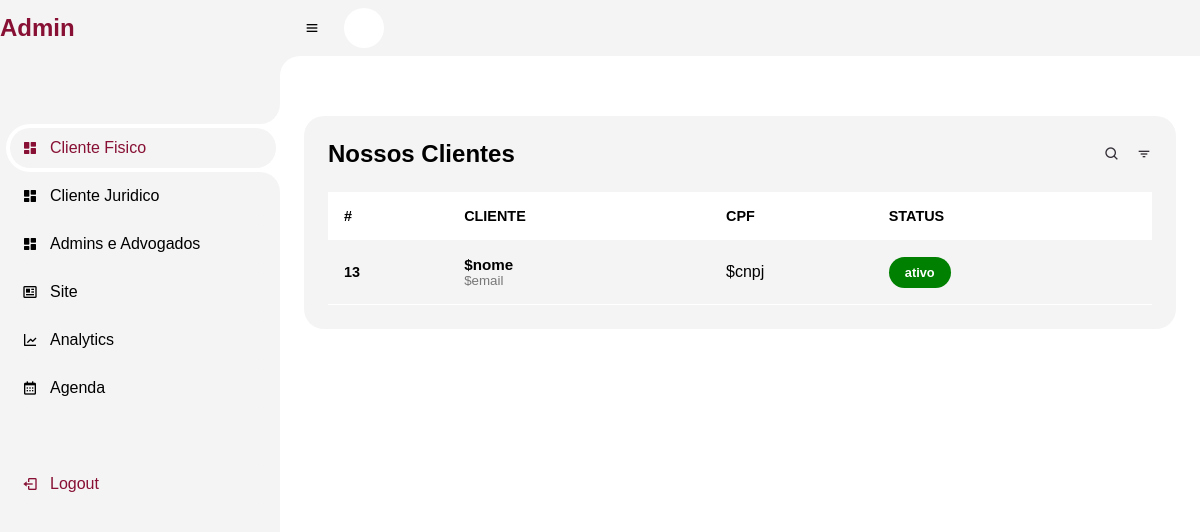
The page /clienteJ.php on the database as committed earlier.
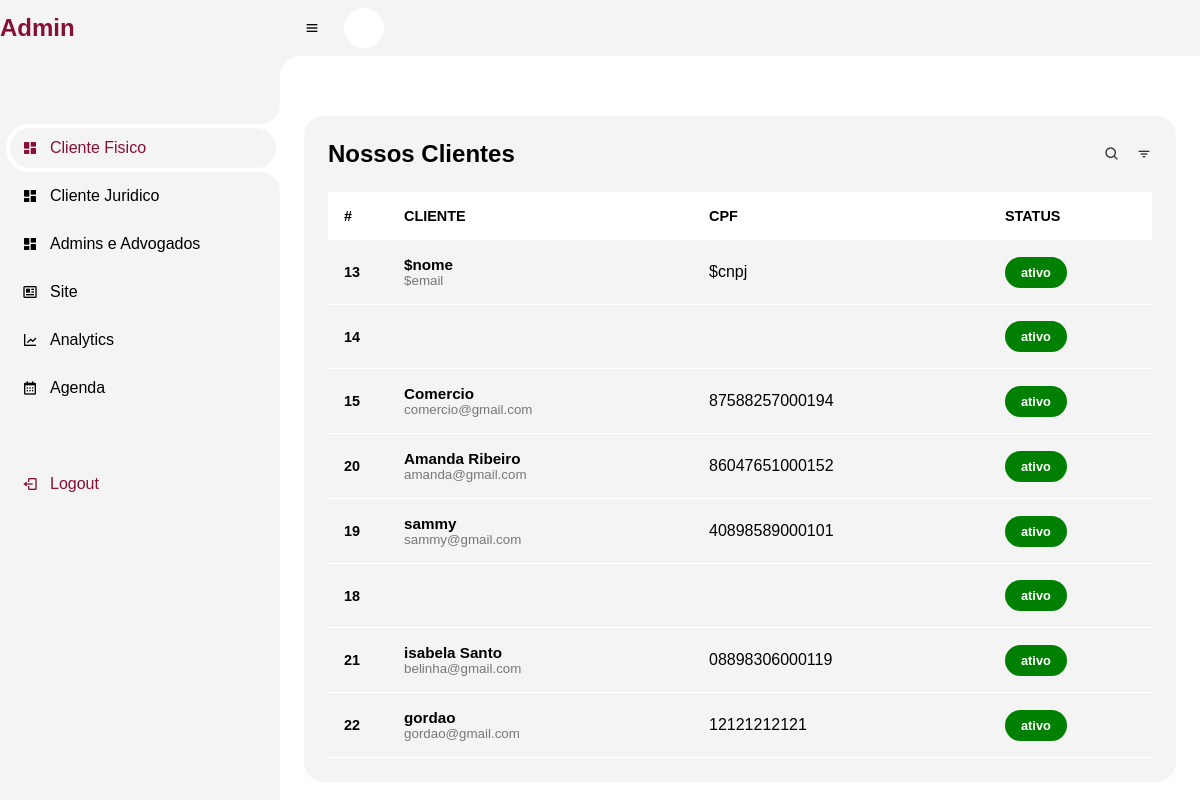
The same page on the database as committed later.
### tables this page shows
CREATE TABLE IF NOT EXISTS `tb_cliente_juridico` (
  `cod` int(11) NOT NULL AUTO_INCREMENT,
  `nome` varchar(100) NOT NULL,
  `email` varchar(100) NOT NULL,
  `celular` varchar(15) NOT NULL,
  `endereco` varchar(100) NOT NULL,
  `cidade` varchar(50) NOT NULL,
  `senha` varchar(32) NOT NULL,
  `cnpj` varchar(15) NOT NULL,
  `foto` varchar(100) NOT NULL,
  PRIMARY KEY (`cod`)
);

### clienteJ.php (the view, shortened to what this page needs)
<?php
include('menu-admin.php');
?>
<html lang="en">
<head>
    <link rel="stylesheet" href="css/admin.css">
    <link rel="stylesheet" href="https://maxst.icons8.com/vue-static/landings/line-awesome/line-awesome/1.3.0/css/line-awesome.min.css">
</head>
<body class="dark">
    <section id=content>
        <main>
            <?php
            require('connect.php');
            $perfis = mysqli_query($con, "SELECT * FROM `tb_cliente_juridico`");
            echo   "<div class=table-data>";
            echo    "<div class=order>";
            echo      "<div class=head>";
            echo          " <h3>Nossos Clientes</h3>";
            echo            "<i class='bx bx-search'></i>";
            echo            "<i class='bx bx-filter'></i>";
            echo       "</div>";
            echo       "<table width=100%>";
            echo              "<thead>";
            echo                "<tr>";
            echo                     "<th>#</th>";
            echo                    "<th></span>CLIENTE</th>";
            echo                    "<th></span>CPF</th>";
            echo                  "<th></span>STATUS</th>";
            while($perfil = mysqli_fetch_array($perfis)){
            echo             "</tr>";
            echo        "</thead>";
            echo        "<tbody>";
            echo          "<tr>";
            echo              "<td class=cod>$perfil[cod]</td>";
            echo             "<td>";
            echo   "<div class=client>";
            echo   "<div class=client-info>";
            echo  "<h4>$perfil[nome]</h4>";
            echo  "<small>$perfil[email]</small>";
            echo   "</div>";
            echo  "</div>";
            echo  "</td>";
            echo  "<td>$perfil[cnpj]</td>";
            echo  "<td>";
            echo  "<span class=status>ativo</span>";
            echo "</td>";
        }
            echo  "</tr>";
            echo        "</tbody>";
            echo   "</table>";
            echo   "</div>";
            ?>
        </main>
    </section>
</body>
</html>

### menu-admin.php (shortened to what this page needs)
<html lang="en">
<head>
	<link rel="stylesheet" href="css/menu-admin.css">
	<link href='https://unpkg.com/boxicons@2.0.9/css/boxicons.min.css' rel='stylesheet'>
	<link rel="stylesheet" href="https://unicons.iconscout.com/release/v4.0.0/css/line.css">
</head>
<body class="dark">
	<section id="sidebar">
		<a href="#" class="brand">
			<span class="text">Admin</span>
		</a>
		<ul class="side-menu top">
			<li class="active">
				<a href="admin-dash.php">
					<i class='bx bxs-dashboard'></i>
					<span class="text">Cliente Fisico</span>
				</a>
			</li>
			<li>
				<a href="clienteJ.php">
					<i class='bx bxs-dashboard'></i>
					<span class="text">Cliente Juridico</span>
				</a>
			</li>
			<li>
				<a href="adv-admin.php">
					<i class='bx bxs-dashboard'></i>
					<span class="text">Admins e Advogados</span>
				</a>
			</li>
			<li>
				<a href="index.php">
					<i class='bx bx-news'></i>
					<span class="text">Site</span>
				</a>
			</li>
			<li>
				<a href="#">
					<i class='bx bx-line-chart'></i>
					<span class="text">Analytics</span>
				</a>
			</li>
			<li>
				<a href="https://calendly.com/event_types/user/me" target="_blank">
					<i class='bx bx-calendar'></i>
					<span class="text">Agenda</span>
				</a>
			</li>
		</ul>
		<ul class="side-menu">
			<li>
				<?php
				echo	'<a href=logoff.php class=logout>';
				echo	"<i class='bx bx-log-out'></i>";
				echo "<span class=text>Logout</span>";
				echo "</a>";
				?>
			</li>
		</ul>
	</section>
	<section id="content">
		<nav>
			<i class='bx bx-menu'></i>
			<i class="uil uil-moon toggle-btn"></i>
		</nav>
	</section>
</body>
</html>

### css/menu-admin.css (style rules this page uses)
#sidebar { position: fixed; top: 0; left: 0; width: 280px; height: 100%; background: var(--color-light); z-index: 2000; transition: .3s ease; overflow-x: hidden; scrollbar-width: none; }
#sidebar .brand { font-size: 24px; font-weight: 700; height: 56px; display: flex; align-items: center; color: var(--details); position: sticky; top: 0; left: 0; background:var(--color-light); z-index: 500; padding-bottom: 20px; box-sizing: content-box; }
#sidebar .side-menu { width: 100%; margin-top: 48px; }
#sidebar .side-menu li { height: 48px; background: transparent; margin-left: 6px; border-radius: 48px 0 0 48px; padding: 4px; }
#sidebar .side-menu li.active { background: var(--back-fundo); position: relative; }
#sidebar .side-menu li.active::before { content: ''; position: absolute; width: 40px; height: 40px; border-radius: 50%; top: -40px; right: 0; box-shadow: 20px 20px 0 var(--back-fundo); z-index: -1; }
#sidebar .side-menu li.active::after { content: ''; position: absolute; width: 40px; height: 40px; border-radius: 50%; bottom: -40px; right: 0; box-shadow: 20px -20px 0 var(--back-fundo); z-index: -1; }
#sidebar .side-menu li a { width: 100%; height: 100%; background: var(--color-light); display: flex; align-items: center; border-radius: 48px; font-size: 16px; color: var(--color-black); white-space: nowrap; overflow-x: hidden; }
#sidebar .side-menu.top li.active a { color: var(--details); }
#sidebar .side-menu li a.logout { color: var(--details); }
#sidebar .side-menu li a .bx { min-width: calc(60px - ((4px + 6px) * 2)); display: flex; justify-content: center; }
#content { position: relative; width: calc(100% - 280px); left: 280px; transition: .3s ease; }
#content nav { height: 56px; background: var(--color-light); padding: 0 24px; display: flex; align-items: center; grid-gap: 24px; position: sticky; top: 0; left: 0; z-index: 1000; }
#content nav::before { content: ''; position: absolute; width: 40px; height: 40px; bottom: -40px; left: 0; border-radius: 50%; box-shadow: -20px -20px 0 var(--color-light); }
.toggle-btn { color: var(--details); min-width: 40px; height: 40px; background-color: var(--color-white); border-radius: 50%; display: flex; align-items: center; justify-content: center; font-size: 20px; cursor: pointer; transition: 0.3s; }

### css/admin.css (style rules this page uses)
body { background-color: var(--back-fundo); overflow-x: hidden; }
#content main { width: 100%; padding: 36px 24px; max-height: calc(100vh - 56px); overflow-y: auto; }
#content main .table-data { display: flex; flex-wrap: wrap; grid-gap: 24px; margin-top: 24px; width: 100%; color: #342E37; }
#content main .table-data > div { border-radius: 20px; background: var(--color-light); padding: 24px; overflow-x: auto; }
#content main .table-data .head { display: flex; align-items: center; grid-gap: 16px; margin-bottom: 24px; }
#content main .table-data .head h3 { margin-right: auto; font-size: 24px; font-weight: 600; color: var(--color-black); }
#content main .table-data .head .bx { cursor: pointer; }
#content main .table-data .order { flex-grow: 1; flex-basis: 500px; }
table { border-collapse: collapse; }
table thead tr { background: var(--color-white); }
table thead th { padding: 1rem 0rem; text-align: left; color: var(--color-black); font-size: .9rem; }
table thead th:first-child { padding-left: 1rem; }
table tbody td { padding: 1rem 0rem; color: var(--color-black); }
table tbody td:first-child { padding-left: 1rem; color: var(--main-color); font-weight: 600; font-size: .9rem; }
table tbody tr { border-bottom: 1px solid var(--color-white); }
table tbody tr .cod { color: var(--color-black); }
.client { display: flex; align-items: center; }
.client-info h4 { color: var(--color-black); font-size: .95rem; }
.client-info small { color: var(--color-black-light); }
.status { display: inline-block; text-align: center; font-weight: 600; color: var(--color-white); background: green; padding: .5rem 1rem; border-radius: 20px; font-size: .8rem; }

### css/var.css (style rules this page uses)
body { --color-black: #000; --color-black-light: #777777; --color-white: #fff; --color-light: #f4f4f4; --details: #871034; --back-primary: #19191f; --back-fundo: #fff; --back-glass: linear-gradient(to right bottom, rgba(255, 255, 255, 0.5), rgba(255, 255, 255, 0.3)); }
* { margin: 0; padding: 0; box-sizing: border-box; text-decoration: none; font-family: 'Montserrat', sans-serif; }

Rows that differ between the two databases and show on the page:
added tb_cliente_juridico: cod "14"
added tb_cliente_juridico: cod "15", nome "Comercio", email "comercio@gmail.com", cnpj "87588257000194"
added tb_cliente_juridico: cod "20", nome "Amanda Ribeiro", email "amanda@gmail.com", cnpj "86047651000152"
added tb_cliente_juridico: cod "19", nome "sammy", email "sammy@gmail.com", cnpj "40898589000101"
added tb_cliente_juridico: cod "18"
added tb_cliente_juridico: cod "21", nome "isabela Santo", email "belinha@gmail.com", cnpj "08898306000119"
added tb_cliente_juridico: cod "22", nome "gordao", email "gordao@gmail.com", cnpj "12121212121"
